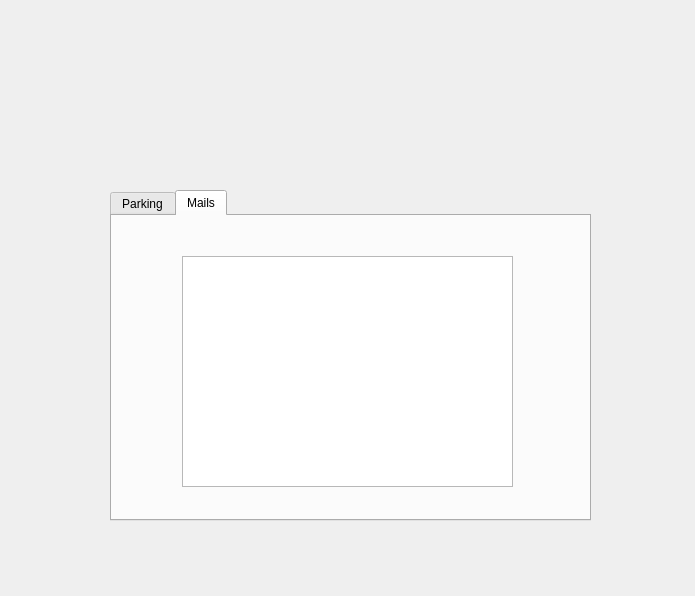
<?xml version="1.0" encoding="UTF-8"?>
<ui version="4.0">
 <class>c_parking</class>
 <widget class="QDialog" name="c_parking">
  <property name="geometry">
   <rect>
    <x>0</x>
    <y>0</y>
    <width>695</width>
    <height>596</height>
   </rect>
  </property>
  <property name="windowTitle">
   <string>Dialog</string>
  </property>
  <widget class="QLabel" name="label">
   <property name="geometry">
    <rect>
     <x>-5</x>
     <y>-15</y>
     <width>711</width>
     <height>621</height>
    </rect>
   </property>
   <property name="styleSheet">
    <string notr="true">border-image: url(:/image/image/smart-parking-man-user-with-smartphone-touch-screen-control-car-driving-park_33099-165.jpg);</string>
   </property>
   <property name="text">
    <string/>
   </property>
  </widget>
  <widget class="QTabWidget" name="tabWidget">
   <property name="geometry">
    <rect>
     <x>110</x>
     <y>190</y>
     <width>481</width>
     <height>331</height>
    </rect>
   </property>
   <property name="currentIndex">
    <number>1</number>
   </property>
   <widget class="QWidget" name="tab">
    <attribute name="title">
     <string>Parking</string>
    </attribute>
    <widget class="QLabel" name="label_2">
     <property name="geometry">
      <rect>
       <x>-5</x>
       <y>-5</y>
       <width>491</width>
       <height>311</height>
      </rect>
     </property>
     <property name="styleSheet">
      <string notr="true">border-image: url(:/image/image/aaa.jpg);</string>
     </property>
     <property name="text">
      <string/>
     </property>
    </widget>
    <widget class="QLabel" name="label_4">
     <property name="geometry">
      <rect>
       <x>240</x>
       <y>30</y>
       <width>81</width>
       <height>16</height>
      </rect>
     </property>
     <property name="text">
      <string>recherche :</string>
     </property>
    </widget>
    <widget class="QLineEdit" name="lineEdit">
     <property name="geometry">
      <rect>
       <x>330</x>
       <y>30</y>
       <width>113</width>
       <height>22</height>
      </rect>
     </property>
    </widget>
    <widget class="QTableView" name="tableView">
     <property name="geometry">
      <rect>
       <x>60</x>
       <y>90</y>
       <width>381</width>
       <height>181</height>
      </rect>
     </property>
    </widget>
   </widget>
   <widget class="QWidget" name="tab_2">
    <attribute name="title">
     <string>Mails</string>
    </attribute>
    <widget class="QLabel" name="label_3">
     <property name="geometry">
      <rect>
       <x>-5</x>
       <y>-5</y>
       <width>481</width>
       <height>311</height>
      </rect>
     </property>
     <property name="styleSheet">
      <string notr="true">border-image: url(:/image/image/aaa.jpg);</string>
     </property>
     <property name="text">
      <string/>
     </property>
    </widget>
    <widget class="QListView" name="listView">
     <property name="geometry">
      <rect>
       <x>70</x>
       <y>40</y>
       <width>331</width>
       <height>231</height>
      </rect>
     </property>
    </widget>
   </widget>
  </widget>
 </widget>
 <resources/>
 <connections/>
</ui>
